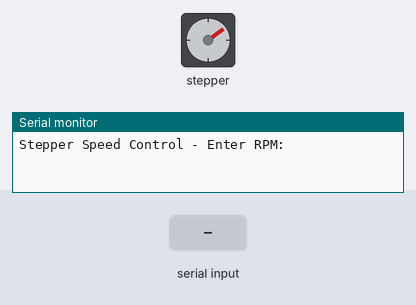
This sketch was run on a simulated Arduino Uno, built with avr-gcc and run on an emulated ATmega328P. Shown: stepper motor, the last lines printed to the serial monitor. The inputs (shaded band) are chosen by the test bench. Stepper angles assume 200 steps per turn.

Above: at 1.2 s.
1.3 s: "30,150\n" received over Serial
At 2.46 s:
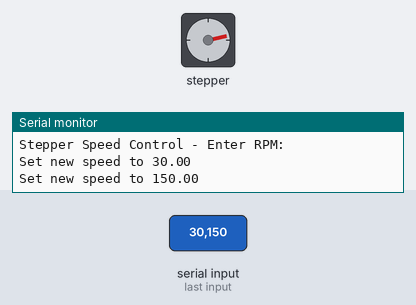
4.3 s: "90,45\n" received over Serial
At 5.1 s:
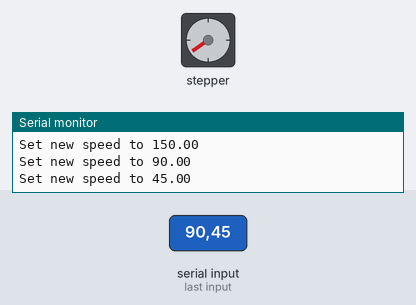
7.3 s: "90\n" received over Serial
At 7.7 s:
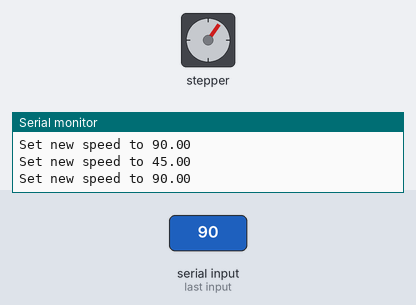
10.3 s: "90\n" received over Serial
Timing chart, 0 to 20.3 s (numbered marks = the images above; inputs shaded):
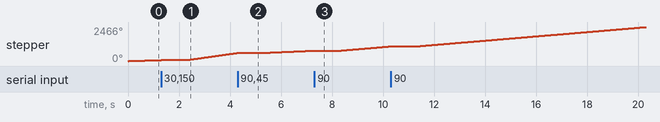

The sketch:

sketch_may27.ino
```cpp
#include <AccelStepper.h>

#define STEP_PIN 3
#define DIR_PIN 4

AccelStepper stepper(1, STEP_PIN, DIR_PIN);

void setup() {

  Serial.begin(9600);
  Serial.println("Stepper Speed Control - Enter RPM:");

  stepper.setMaxSpeed(200);
  stepper.setSpeed(32);

}


void loop() {

  stepper.runSpeed();

  if (Serial.available() > 0) {
    float newSpeed = Serial.parseFloat();   // read the entered number (RPM)


    if (newSpeed != 0) {                // ensure it's non-negative
      if(newSpeed == 9999){newSpeed = 0;}
      stepper.setSpeed(newSpeed);
      Serial.print("Set new speed to ");
      Serial.println(newSpeed);
    }
  }


} // end loop
```
